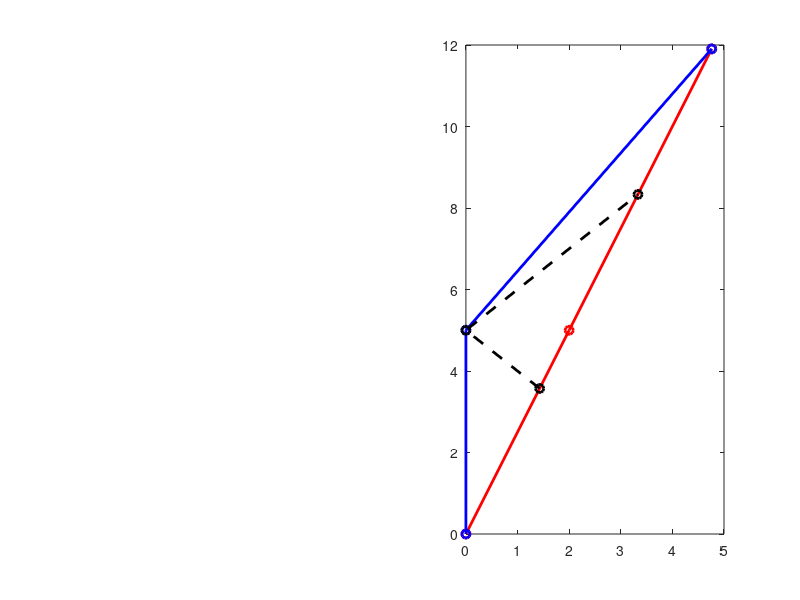

The MATLAB source for this figure: (Note: this script raises an error after producing the figure.)
%% can traveling twin ever become older?
%close all
% functions
gamma = @(v) 1./sqrt(1-v.^2);
UIF_vel = @(v1_in,v2_in) (v1_in+v2_in)/(1 + v1_in*v2_in);
rel_vel = @(vUIF_in,v2_in) (v2_in-vUIF_in)/(v2_in*vUIF_in-1);

%% twins start from shared accelerated Frame

% given (all in UIF's perspective)
v1_1 = .4;   % 1st twin's travel speed as v/c (as seen by UIF)
v1_2 = .4;   % 1st twin's travel speed as v/c (as seen by UIF)
v2_1 = 0;  % second twin's travel speed period dt1 as v/c (as seen by UIF)
v2_2 = UIF_vel(v1_1,v1_1); % second twin's travel speed period dt2 as v/c (as seen by UIF)
dtp_1 = 5; % seconds after 1st twin starts travel until dt2 starts starts (as seen by UIF)

% determined (all in UIF's perspective)
x1_1 = v1_1 * dtp_1;       % distance 1st twin travels from t0' to t1' (as seen by UIF)
x2_1 = v2_1 * dtp_1;       % distance 2nd twin travels from t0' to t1' (as seen by UIF)
dx_1 = x1_1 - x2_1;        % distance between twins at t1' (as seen by UIF)
dv12_1_to_2 = v2_2 - v1_2; % relative velocity between twins from t1' to t2' (as seen by UIF)
dtp_2 = dx_1 / dv12_1_to_2;% time it takes for twins to rendezvous (as seen by UIF)
total_dtp = dtp_1 + dtp_2; % total time elapsed for experiment (as seen by UIF)
x1_2 = v1_2 * dtp_2;       % distance 1st twin travels from t1' to t2' (as seen by UIF)
x2_2 = v2_2 * dtp_2;       % distance 2nd twin travels from t1' to t2' (as seen by UIF)
total_dxp = x1_1+x1_2;

% twins time differentials (as seen by UIF)
dt1_dtp_1 = 1 / gamma(v1_1); % 1st twin's dt/dt' at t1' and t2' (as seen by UIF)
dt1_dtp_2 = 1 / gamma(v1_2); % 1st twin's dt/dt' at t1' and t2' (as seen by UIF)
dt2_dtp_1 = 1 / gamma(v2_1); % 2nd twin's dt/dt' at t1' (as seen by UIF)
dt2_dtp_2 = 1 / gamma(v2_2); % 2nd twin's dt/dt' at t1' (as seen by UIF)

% twins aged by:
age1_1 = dt1_dtp_1 * dtp_1;   % 1st twin's change age at t1'
age1_2 = dt1_dtp_2 * dtp_2;   % 1st twin's change age at t2'
total_age1 = age1_1 + age1_2; % 2nd twin's total change age for entire trip
age2_1 = dt2_dtp_1 * dtp_1;   % 2nd twin's change age at t1'
age2_2 = dt2_dtp_2 * dtp_2;   % 2nd twin's change age at t2'
total_age2 = age2_1 + age2_2; % 2nd twin's total change age for entire trip

% determine light tx/receive to hit at turn around
mid_t = dtp_1;               % time of turn around point (as seen by UIF)
mid_x1 = x1_1;               % dist of 1st twin at t1' (as seen by UIF)
mid_x2 = x2_1;               % dist of 2nd twin at t1' (as seen by UIF)
slope1_1 = 1/v1_1;           % time-space slope 1st twin from t0' to t1' (as seen by UIF)
yint1_1 = mid_t - slope1_1 * mid_x1;
slope1_2 = 1/v1_2;           % time-space slope 1st twin from t1' to t2' (as seen by UIF)
yint1_2 = mid_t - slope1_2 * mid_x1;
slope_light_tx = -1;         % time-space slope of light emission (as seen by UIF)
yint_light_tx = mid_t - slope_light_tx * mid_x2;
slope_light_rx = 1;          % time-space slope of light return trip (as seen by UIF)
yint_light_rx = mid_t - slope_light_rx * mid_x2;
if isinf(slope1_1)
    UIF_t_tx = mid_t - mid_x2*slope_light_tx;
    UIF_x_tx = 0;
else
    M_mat = [slope_light_tx -1; slope1_1 -1];
    b_mat = [-yint_light_tx; -yint1_1];
    xy = M_mat \ b_mat;
    UIF_x_tx = xy(1);
    UIF_t_tx = xy(2);
end
if isinf(slope1_2)
    UIF_t_rx = mid_t + (total_dxp-mid_x2)*slope_light_rx;
    UIF_x_rx = total_dxp;
else
    M_mat = [slope_light_rx -1; slope1_2 -1];
    b_mat = [-yint_light_rx; -yint1_2];
    xy = M_mat \ b_mat;
    UIF_x_rx = xy(1);
    UIF_t_rx = xy(2);
end
t1_tx_a = UIF_t_tx * dt1_dtp_1;
t1_rx_a = UIF_t_rx * dt1_dtp_1;
slope_light_tx_check = (mid_t - UIF_t_tx) / (mid_x2 - UIF_x_tx);
slope_light_rx_check = (UIF_t_rx - mid_t) / (UIF_x_rx - mid_x2);

% plot results on space-time graph
fig = figure(1);
subplot(1,2,2);
hold off
plot([0 x1_1 total_dxp], [0 dtp_1 total_dtp],'r-o','LineWidth',2); % 1st twin's world line
hold on
plot([0 x2_1 total_dxp], [0 dtp_1 total_dtp],'b-o','LineWidth',2); % 2nd twin's world line
plot([UIF_x_tx mid_x2 UIF_x_rx],[UIF_t_tx mid_t UIF_t_rx],'k--o','LineWidth',2); % light path of laser to detect turn around point

% annotate age
h_arrow = annotation('textarrow','String',{'"Stationary" Twin''s','Elapsed Time:'...
    ,sprintf('%0.2f [Seconds]',age1_1)},'HorizontalAlignment','left','FontSize',14);
h_arrow.Parent = fig.CurrentAxes;
h_arrow.X = [x1_1+dtp_1/6 x1_1];
h_arrow.Y = [dtp_1-dtp_1/12 dtp_1];
h_arrow = annotation('textarrow','String',{'"Stationary" Twin''s','Elapsed Time:'...
    ,sprintf('%0.2f [Seconds]',total_age1)},'HorizontalAlignment','left','FontSize',14);
h_arrow.Parent = fig.CurrentAxes;
h_arrow.X = [total_dxp+dtp_1/6 total_dxp];
h_arrow.Y = [total_dtp-dtp_1/12 total_dtp];
h_arrow = annotation('textarrow','String',{'"Traveling" Twin''s','Elapsed Time:'...
    ,sprintf('%0.2f [Seconds]',age2_1)},'HorizontalAlignment','right','FontSize',14);
h_arrow.Parent = fig.CurrentAxes;
h_arrow.X = [x2_1-dtp_1/6 x2_1];
h_arrow.Y = [dtp_1-dtp_1/12 dtp_1];
h_arrow = annotation('textarrow','String',{'"Traveling" Twin''s','Elapsed Time:'...
    ,sprintf('%0.2f [Seconds]',total_age2)},'HorizontalAlignment','right','FontSize',14);
h_arrow.Parent = fig.CurrentAxes;
h_arrow.X = [total_dxp-dtp_1/6 total_dxp];
h_arrow.Y = [total_dtp-dtp_1/12 total_dtp];

% annotate speed and relative speed
vrel12_1 = rel_vel(v1_1,v2_1);
h_text = text(x1_1/2+.1,dtp_1/2,{sprintf('v_{UIF} = %0.2fc',v1_1),sprintf('v_{REL} = %0.2fc',vrel12_1)}...
    ,'HorizontalAlignment','left','VerticalAlignment','middle','FontSize',14);
h_text.Parent = fig.CurrentAxes;
h_text = text(x2_1/2-.1,dtp_1/2,{sprintf('v_{UIF} = %0.2fc',v2_1),sprintf('v_{REL} = %0.2fc',vrel12_1)}...
    ,'HorizontalAlignment','right','VerticalAlignment','middle','FontSize',14);
h_text.Parent = fig.CurrentAxes;
vrel12_2 = rel_vel(v1_2,v2_2);
h_text = text(x1_1 + x1_2/2+.1,dtp_1+dtp_2/2,{sprintf('v_{UIF} = %0.2fc',v1_2),sprintf('v_{REL} = %0.2fc',vrel12_2)}...
    ,'HorizontalAlignment','left','VerticalAlignment','middle','FontSize',14);
h_text.Parent = fig.CurrentAxes;
h_text = text(x2_1+x2_2/2-.1,dtp_1+dtp_2/2,{sprintf('v_{UIF} = %0.2fc',v2_2),sprintf('v_{REL} = %0.2fc',vrel12_2)}...
    ,'HorizontalAlignment','right','VerticalAlignment','middle','FontSize',14);
h_text.Parent = fig.CurrentAxes;

% annotate light emit and receive times
h_arrow = annotation('textarrow','String',{'"Stationary" Twin''s',sprintf('Tx = %0.2f [Seconds]',t1_tx_a)},'HorizontalAlignment','left','FontSize',14);
h_arrow.Parent = fig.CurrentAxes;
h_arrow.X = [UIF_x_tx+3*dtp_1/6 UIF_x_tx];
h_arrow.Y = [UIF_t_tx-3*dtp_1/15 UIF_t_tx];
h_arrow = annotation('textarrow','String',{'"Stationary" Twin''s',sprintf('Rx = %0.2f [Seconds]',t1_rx_a)},'HorizontalAlignment','left','FontSize',14);
h_arrow.Parent = fig.CurrentAxes;
h_arrow.X = [UIF_x_rx+dtp_1/6 UIF_x_rx];
h_arrow.Y = [UIF_t_rx-dtp_1/6 UIF_t_rx];

% plot details
grid on
title({'Case 2: Twins Started Accelerated Relative to UIF'},'FontSize',16);
xlabel('Distance [Light-Second]','FontSize',16);
ylabel('Time [Second]','FontSize',16);
legend('"Sationary" Twin','"Traveling" Twin','Light Tx/Rx','Location','SE','FontSize',16);
axis equal

%% twins start from UIF

% given (all in UIF's perspective)
v1_1 = 0;   % 1st twin's travel speed as v/c (as seen by UIF)
v1_2 = 0;   % 1st twin's travel speed as v/c (as seen by UIF)
v2_1 = -vrel12_1;  % second twin's travel speed period dt1 as v/c (as seen by UIF)
v2_2 = -vrel12_2; % second twin's travel speed period dt2 as v/c (as seen by UIF)

% twins time differentials (as seen by UIF)
dt1_dtp_1 = 1 / gamma(v1_1); % 1st twin's dt/dt' at t1' and t2' (as seen by UIF)
dt1_dtp_2 = 1 / gamma(v1_2); % 1st twin's dt/dt' at t1' and t2' (as seen by UIF)
dt2_dtp_1 = 1 / gamma(v2_1);     % 2nd twin's dt/dt' at t1' (as seen by UIF)
dt2_dtp_2 = 1 / gamma(v2_2);     % 2nd twin's dt/dt' at t1' (as seen by UIF)

dtp_1 = age2_1/dt2_dtp_1; % seconds after 1st twin starts travel until dt2 starts starts (as seen by UIF)

% determined (all in UIF's perspective)
x1_1 = v1_1 * dtp_1;         % distance 1st twin travels from t0' to t1' (as seen by UIF)
x2_1 = v2_1 * dtp_1;       % distance 2nd twin travels from t0' to t1' (as seen by UIF)
dx_1 = x1_1 - x2_1;        % distance between twins at t1' (as seen by UIF)
dv12_1_to_2 = v2_2 - v1_2;   % relative velocity between twins from t1' to t2' (as seen by UIF)
dtp_2 = dx_1 / dv12_1_to_2;% time it takes for twins to rendezvous (as seen by UIF)
total_dtp = dtp_1 + dtp_2; % total time elapsed for experiment (as seen by UIF)
x1_2 = v1_2 * dtp_2;         % distance 1st twin travels from t1' to t2' (as seen by UIF)
x2_2 = v2_2 * dtp_2;       % distance 2nd twin travels from t1' to t2' (as seen by UIF)
total_dxp = x1_1+x1_2;

% twins aged by:
age1_1 = dt1_dtp_1 * dtp_1; % 1st twin's change age at t1'
age1_2 = dt1_dtp_2 * dtp_2; % 1st twin's change age at t2'
total_age1 = age1_1 + age1_2;     % 2nd twin's total change age for entire trip
age2_1 = dt2_dtp_1 * dtp_1;       % 2nd twin's change age at t1'
age2_2 = dt2_dtp_2 * dtp_2;       % 2nd twin's change age at t2'
total_age2 = age2_1 + age2_2;     % 2nd twin's total change age for entire trip

% determine light tx/receive to hit at turn around
mid_t = dtp_1;               % time of turn around point (as seen by UIF)
mid_x1 = x1_1;               % dist of 1st twin at t1' (as seen by UIF)
mid_x2 = x2_1;               % dist of 2nd twin at t1' (as seen by UIF)
slope1_1 = 1/v1_1;           % time-space slope 1st twin from t0' to t1' (as seen by UIF)
yint1_1 = mid_t - slope1_1 * mid_x1;
slope1_2 = 1/v1_2;           % time-space slope 1st twin from t1' to t2' (as seen by UIF)
yint1_2 = mid_t - slope1_2 * mid_x1;
slope_light_tx = -1;         % time-space slope of light emission (as seen by UIF)
yint_light_tx = mid_t - slope_light_tx * mid_x2;
slope_light_rx = 1;          % time-space slope of light return trip (as seen by UIF)
yint_light_rx = mid_t - slope_light_rx * mid_x2;
if isinf(slope1_1)
    UIF_t_tx = mid_t - mid_x2*slope_light_tx;
    UIF_x_tx = 0;
else
    M_mat = [slope_light_tx -1; slope1_1 -1];
    b_mat = [-yint_light_tx; -yint1_1];
    xy = M_mat \ b_mat;
    UIF_x_tx = xy(1);
    UIF_t_tx = xy(2);
end
if isinf(slope1_2)
    UIF_t_rx = mid_t - mid_x2*slope_light_rx;
    UIF_x_rx = 0;
else
    M_mat = [slope_light_rx -1; slope1_2 -1];
    b_mat = [-yint_light_rx; -yint1_2];
    xy = M_mat \ b_mat;
    UIF_x_rx = xy(1);
    UIF_t_rx = xy(2);
end
t1_tx = UIF_t_tx * dt1_dtp_1;
t1_rx = UIF_t_rx * dt1_dtp_1;
slope_light_tx_check = (mid_t - UIF_t_tx) / (mid_x2 - UIF_x_tx);
slope_light_rx_check = (UIF_t_rx - mid_t) / (UIF_x_rx - mid_x2);

% plot results on space-time graph
subplot(1,2,1);
hold off
plot([0 x1_1 total_dxp], [0 dtp_1 total_dtp],'r-o','LineWidth',2); % 1st twin's world line
hold on
plot([0 x2_1 total_dxp], [0 dtp_1 total_dtp],'b-o','LineWidth',2); % 2nd twin's world line
plot([UIF_x_tx mid_x2 UIF_x_rx],[UIF_t_tx mid_t UIF_t_rx],'k--o','LineWidth',2); % light path of laser to detect turn around point


% annotate age
h_arrow = annotation('textarrow','String',{'"Stationary" Twin''s','Elapsed Time:'...
    ,sprintf('%0.2f [Seconds]',age1_1)},'HorizontalAlignment','left','FontSize',14);
h_arrow.Parent = fig.CurrentAxes;
h_arrow.X = [x1_1+dtp_1/6 x1_1];
h_arrow.Y = [dtp_1-dtp_1/12 dtp_1];
h_arrow = annotation('textarrow','String',{'"Stationary" Twin''s','Elapsed Time:'...
    ,sprintf('%0.2f [Seconds]',total_age1)},'HorizontalAlignment','left','FontSize',14);
h_arrow.Parent = fig.CurrentAxes;
h_arrow.X = [total_dxp+dtp_1/6 total_dxp];
h_arrow.Y = [total_dtp-dtp_1/12 total_dtp];
h_arrow = annotation('textarrow','String',{'"Traveling" Twin''s','Elapsed Time:'...
    ,sprintf('%0.2f [Seconds]',age2_1)},'HorizontalAlignment','right','FontSize',14);
h_arrow.Parent = fig.CurrentAxes;
h_arrow.X = [x2_1-dtp_1/6 x2_1];
h_arrow.Y = [dtp_1-dtp_1/12 dtp_1];
h_arrow = annotation('textarrow','String',{'"Traveling" Twin''s','Elapsed Time:'...
    ,sprintf('%0.2f [Seconds]',total_age2)},'HorizontalAlignment','right','FontSize',14);
h_arrow.Parent = fig.CurrentAxes;
h_arrow.X = [total_dxp-dtp_1/6 total_dxp];
h_arrow.Y = [total_dtp-dtp_1/12 total_dtp];

% annotate speed and relative speed
vrel12_1 = rel_vel(v1_1,v2_1);
h_text = text(x1_1/2+.1,dtp_1/2,{sprintf('v_{UIF} = %0.2fc',v1_1),sprintf('v_{REL} = %0.2fc',vrel12_1)}...
    ,'HorizontalAlignment','left','VerticalAlignment','middle','FontSize',14);
h_text.Parent = fig.CurrentAxes;
h_text = text(x2_1-.1,dtp_1/2,{sprintf('v_{UIF} = %0.2fc',v2_1),sprintf('v_{REL} = %0.2fc',vrel12_1)}...
    ,'HorizontalAlignment','right','VerticalAlignment','middle','FontSize',14);
h_text.Parent = fig.CurrentAxes;
vrel12_2 = rel_vel(v1_2,v2_2);
h_text = text(x1_1 + x1_2/2+.1,dtp_1+dtp_2/2,{sprintf('v_{UIF} = %0.2fc',v1_2)...
    ,sprintf('v_{REL} = %0.2fc',vrel12_2)}...
    ,'HorizontalAlignment','left','VerticalAlignment','middle','FontSize',14);
h_text.Parent = fig.CurrentAxes;
h_text = text(x2_1+x2_2/2-.1,dtp_1+dtp_2/2,{sprintf('v_{UIF} = %0.2fc',v2_2)...
    ,sprintf('v_{REL} = %0.2fc',vrel12_2)}...
    ,'HorizontalAlignment','right','VerticalAlignment','middle','FontSize',14);
h_text.Parent = fig.CurrentAxes;

% annotate light emit and receive times
h_arrow = annotation('textarrow','String',{'"Stationary" Twin''s',sprintf('Tx = %0.2f [Seconds]',t1_tx)},'HorizontalAlignment','left','FontSize',14);
h_arrow.Parent = fig.CurrentAxes;
h_arrow.X = [UIF_x_tx+2*dtp_1/3 UIF_x_tx];
h_arrow.Y = [UIF_t_tx UIF_t_tx];
h_arrow = annotation('textarrow','String',{'"Stationary" Twin''s',sprintf('Rx = %0.2f [Seconds]',t1_rx)},'HorizontalAlignment','left','FontSize',14);
h_arrow.Parent = fig.CurrentAxes;
h_arrow.X = [UIF_x_rx+dtp_1/6 UIF_x_rx];
h_arrow.Y = [UIF_t_rx-dtp_1/6 UIF_t_rx];

% plot details
axis equal
grid on
title({'Case 1: Twins Started In UIF'},'FontSize',16);
xlabel('Distance [Light-Second]','FontSize',16);
ylabel('Time [Second]','FontSize',16);
legend('"Sationary" Twin','"Traveling" Twin','Location','SE','FontSize',16);
subplot(1,2,1)
sub121_xlim = xlim;
sub121_ylim = ylim;
subplot(1,2,2)
sub122_xlim = xlim;
sub122_ylim = ylim;
best_xlim = [floor(min(sub122_xlim(1), sub121_xlim(1))) ceil(max(sub122_xlim(2), sub121_xlim(2)))];
best_ylim = [floor(min(sub122_ylim(1), sub121_ylim(1))) ceil(max(sub122_ylim(2), sub121_ylim(2)))];
ylim(best_ylim);
yticks([best_ylim(1):best_ylim(2)]);
xlim(best_xlim)
xticks([best_xlim(1):best_xlim(2)]);
subplot(1,2,1)
ylim(best_ylim)
yticks([best_ylim(1):best_ylim(2)]);
xlim(best_xlim)
xticks([best_xlim(1):best_xlim(2)]);

close(fig);